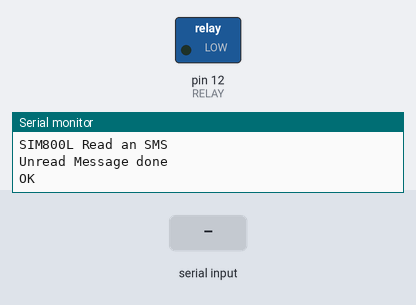
This sketch was run on a simulated Arduino Uno, built with avr-gcc and run on an emulated ATmega328P. Shown: switched loads named in the sketch (green lamp = pin HIGH), the last lines printed to the serial monitor. The inputs (shaded band) are chosen by the test bench. The modem accepts every AT command (registered, SIM ready, sends succeed) and sends nothing else.

Above: at 18.3 s.
18.4 s: "OFF\n" received over the second serial link
At 19.0 s:
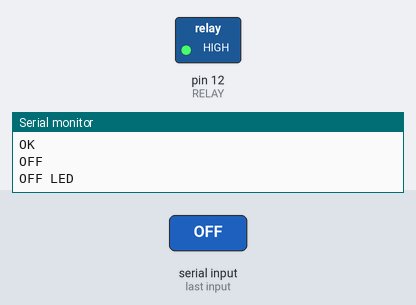
Timing chart, 0 to 21.4 s (numbered marks = the images above; inputs shaded):
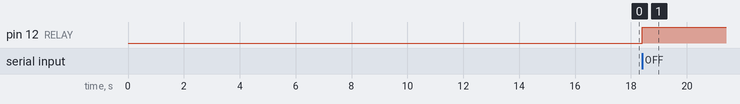

The sketch:

arduino_sms_dht11.ino
```cpp
#include <SoftwareSerial.h>
#include <dht.h>

SoftwareSerial sim(10, 11); // RX , TX
dht DHT;

#define RELAY 12
#define DHT11_PIN 7

String inputString = "";         // a string to hold incoming data
boolean stringComplete = false;

int _timeout;
String _buffer;
String number = "+84369899816"; //-> change with your number +84792393770 +84702996423 +84392864506 0938934804
String ReadSMS = "";

void setup()
{
  delay(7000);
  Serial.begin(9600);

  pinMode(RELAY, OUTPUT);
  digitalWrite(RELAY, LOW);
  delay(10);
  _buffer.reserve(50);
  inputString.reserve(200);
  Serial.println("Sistem Started...");
  sim.begin(9600);
  delay(1000);
  RecieveMessage();
  delay(1000);
  Read_Sim();
  delay(1000);
  SendMessage();
  delay(1000);
}
void loop()
{
  Read_Sim();
}

// digitalWrite(RELAY, HIGH);
void Read_Sim()
{
  while (sim.available())
  {
    char inChar = (char)sim.read();
    inputString += inChar;
    if (inChar == '\n')
    {
      stringComplete = true;
    }
    if (stringComplete)
    {
      Serial.println(inputString);
      if (inputString.indexOf("ON") != -1)
      {
        Serial.println("ON LED");
        digitalWrite(RELAY, LOW);
        SendOnOff(LOW);
      }
      else if (inputString.indexOf("OFF") != -1)
      {
        Serial.println("OFF LED");
        digitalWrite(RELAY, HIGH);
        SendOnOff(LOW);
      }
      else if (inputString.indexOf("DHT") != -1)
      {
        int chk = DHT.read11(DHT11_PIN);
        Serial.print("Temperature = ");
        Serial.println(DHT.temperature);
        Serial.print("Humidity = ");
        Serial.println(DHT.humidity);
        SendDHT();
      }
      inputString = "";
      stringComplete = false;
    }
  }
}

void SendMessage()
{
  sim.println("AT+CMGF=1");    //Sets the GSM Module in Text Mode
  delay(1000);
  //Serial.println ("Set SMS Number");
  sim.println("AT+CMGS=\"" + number + "\"\r"); //Mobile phone number to send message
  delay(1000);
  String SMS = "START";
  sim.println(SMS);
  delay(100);
  sim.println((char)26);// ASCII code of CTRL+Z
  delay(1000);
  _buffer = _readSerial();
}
void SendOnOff(int value)
{
  sim.println("AT+CMGF=1");    //Sets the GSM Module in Text Mode
  delay(1000);
  //Serial.println ("Set SMS Number");
  sim.println("AT+CMGS=\"" + number + "\"\r"); //Mobile phone number to send message
  delay(1000);
  if( value == LOW )
  {
    sim.println("MOTOR ON");
  }
  else if( value == HIGH )
  {
    sim.println("MOTOR OFF");
  }
  delay(100);
  sim.println((char)26);// ASCII code of CTRL+Z
  delay(1000);
  _buffer = _readSerial();
}
void SendDHT()
{
  sim.println("AT+CMGF=1");    //Sets the GSM Module in Text Mode
  delay(1000);
  //Serial.println ("Set SMS Number");
  sim.println("AT+CMGS=\"" + number + "\"\r"); //Mobile phone number to send message
  delay(1000);
  sim.println("Temperature:\"" + String(DHT.temperature) + "\"\r");
  sim.println("Humidity:\"" + String(DHT.humidity) + "\"\r");
  delay(100);
  sim.println((char)26);// ASCII code of CTRL+Z
  delay(1000);
  _buffer = _readSerial();
}
void RecieveMessage()
{
  Serial.println ("SIM800L Read an SMS");
  delay (1000);
  sim.println("AT+CNMI=1,2,0,0,0"); // AT Command to receive a live SMS
  delay(1000);
  Serial.write ("Unread Message done");
}
String _readSerial()
{
  _timeout = 0;
  while  (!sim.available() && _timeout < 12000  )
  {
    delay(13);
    _timeout++;
  }
  if (sim.available())
  {
    return sim.readString();
  }
}
```

Measured:
- after the input at 18.4 s, pin 12 (RELAY): LOW → HIGH at once
